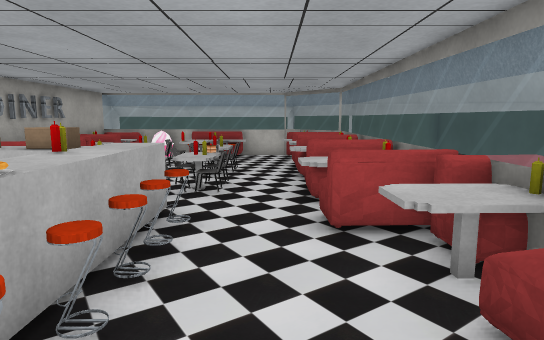
[1] (above)

15 first-person views from a walk through a 3-D level made in the Unity game engine. The camera is 1.5 m above the floor, tilts 8° down and sees 75° across. Doors are open. The floor is counted in squares, 1 m on a side. Each view is taken from the middle of a square. On the plan, view 1 faces up. The plan holds only what a view shows up to about 16 squares ahead; the rest is blank. The place goes on beyond the plan. The player character is not drawn. Some surface patterns are stand-ins.

[2]
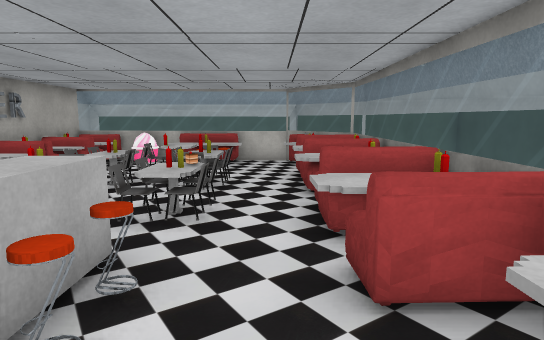

[3]
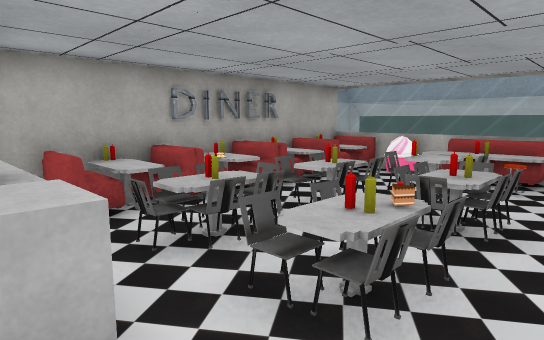

[4]
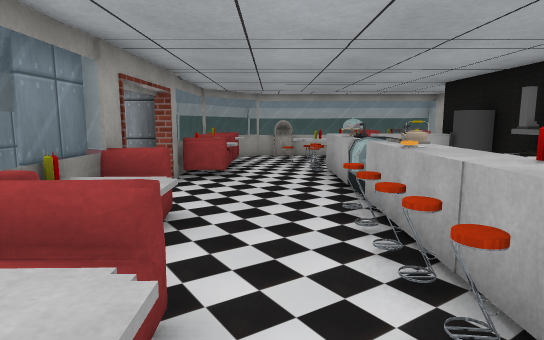

[5]
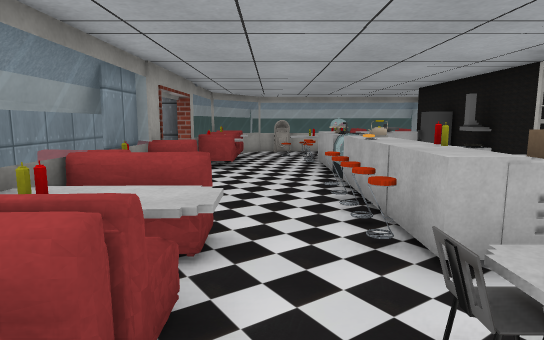

[6]
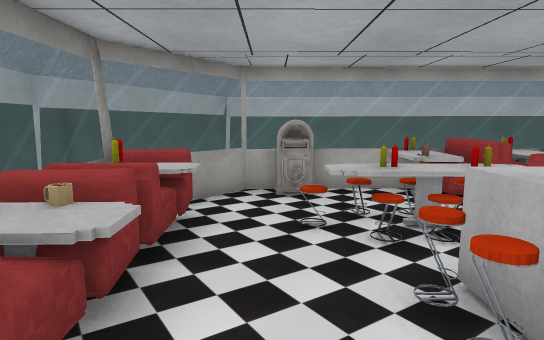

[7]
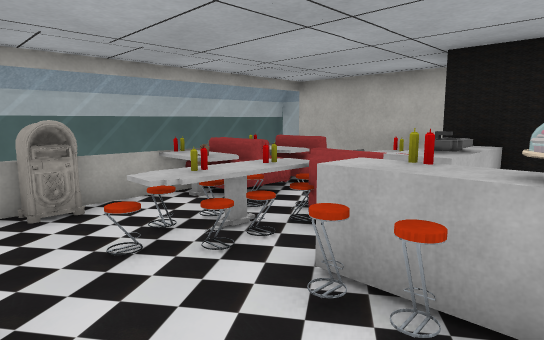

[8]
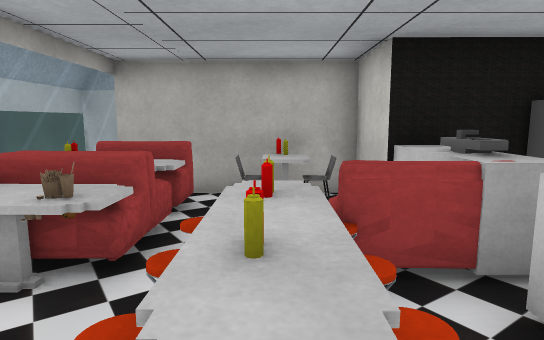

[9]
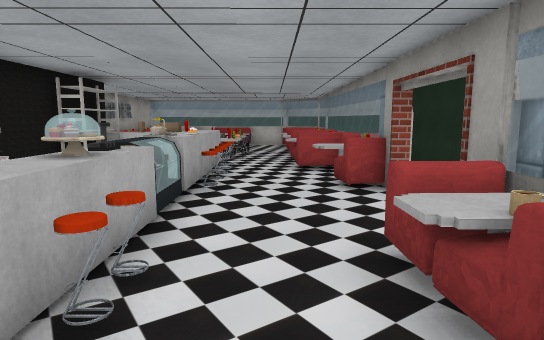

[10]
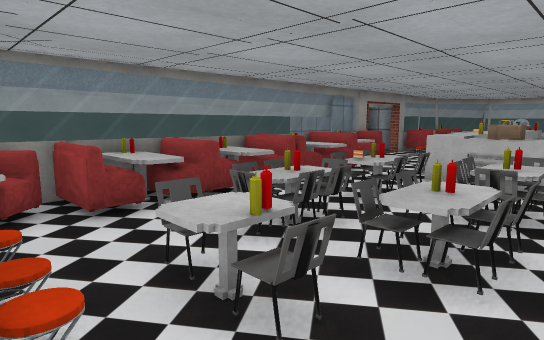

[11]
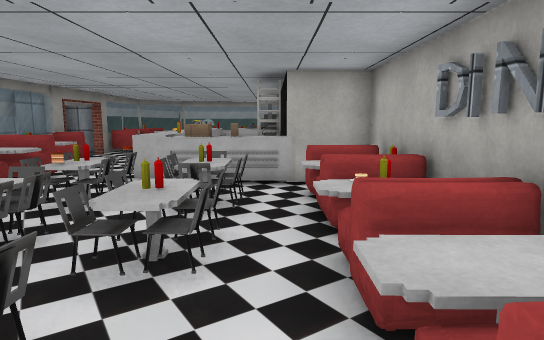

[12]
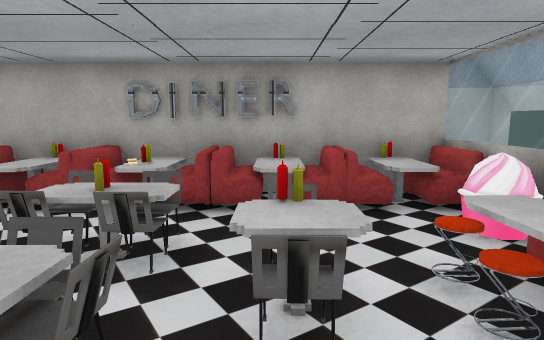

[13]
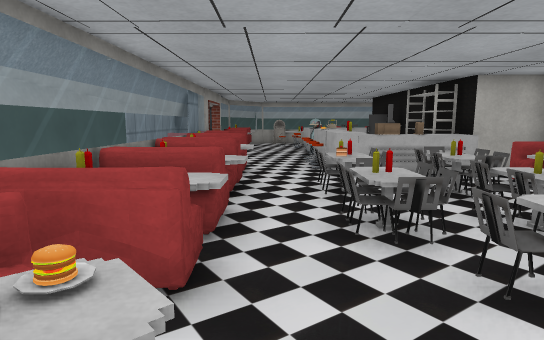

[14]
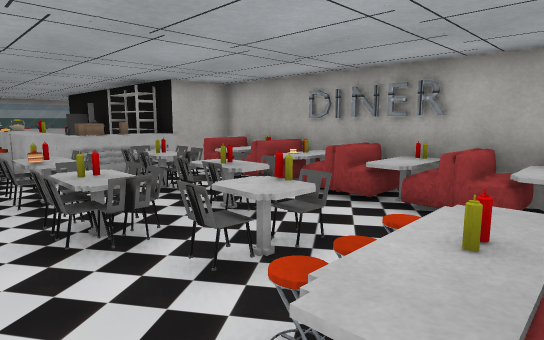

[15]
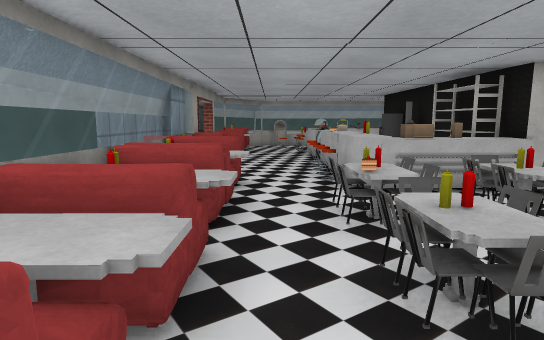

### Floor plan
Points are (right, up) in squares from view 1. A wall is a line through its corners. A room is listed if a view was taken in it or the views show most of it. See-through windows are left out.
Room 1 (views 1, 2, 3, 4, 5, 6, 7, 8, 9, 10, 11, 12, 13, 14, 15)
walls: (-5.4, 2.6) (-5.4, -1.5); (-7.3, 6.6) (-7.3, 5.5) (-5.4, 5.5); (2.5, 1.8) (2.5, 13.1); (2.5, 1.1) (2.5, 1.7); (-5.3, -4.2) (-7.4, -4.2) (-7.4, -4.6); (2.5, -3.4) (2.5, -1.4); (-7.3, 11.6) (-7.3, 9.4); (-7.4, -7.4) (-7.4, -9.8) (1.1, -9.8); (2.5, -6.5) (2.5, -5.9); (2.3, 13.3) (0.5, 15.5) (-7.4, 15.6); (-4.4, 16.6) (-7.1, 16.7) (-7.3, 16.6); (0.3, 16.3) (-3.3, 16.5); (-7, 17.5) (-7.7, 17.5)
low walls: (-4.1, -9.1) (0.6, -9.1) (1.6, -7.8); (-6.3, -9.2) (-5.6, -9.2)
ways out: open door at (2.5, 0)
objects: chair (-7, -7); table (-7, -6) to (-6, -5); chair (-7, -5); sofa (-7, 7) to (-6, 7); table (-7, 8) to (-6, 8); sofa (-7, 9) to (-6, 9); sofa (-7, 12) to (-6, 12); sofa (-7, 13) to (-6, 13); sofa (-7, 14) to (-6, 14); sofa (-7, 15) to (-6, 15); sofa (-6, -8) to (-6, -7); table (-6, 10); sofa (-6, 11); table (-5, -9); sofa (-5, -8); table (-5, -7); table (-5, -4) to (-3, -3); fridge (-5, -2); other object (-5, 0); rack (-5, 3) to (-5, 5); chair (-5, 8); other object (-5, 10); other object (-5, 15); sofa (-4, -8) to (-4, -7); other object (-4, -6); sofa (-4, -5) to (-3, -4); table (-4, 5) to (-3, 5); chair (-4, 7); table (-4, 8); chair (-4, 9); chair (-4, 10); chair (-4, 11); chair (-4, 12); table (-4, 14) to (-4, 15); table (-3, -9) to (-3, -8); chair (-3, -7); table (-3, -6) to (-2, -6); chair (-3, -5); chair (-3, 7); chair (-3, 8); chair (-3, 10); chair (-3, 11); table (-3, 12) to (-3, 13); chair (-3, 14); sofa (-3, 15) to (-1, 15); chair (-2, -7); chair (-2, -5); table (-2, -4) to (-2, -3); cash register (-2, -2) to (-2, -1); fridge (-2, 0); other object (-2, 1); table (-2, 2) to (-2, 3); table (-2, 4) to (-2, 5); chair (-2, 7); chair (-2, 8); chair (-2, 10); chair (-2, 11); chair (-2, 12); chair (-2, 13); chair (-2, 14) to (-1, 14); other object (-1, -9) to (0, -8); chair (-1, -6); chair (-1, -4); chair (-1, -3); chair (-1, 1); chair (-1, 2); chair (-1, 3); chair (-1, 4); chair (-1, 5); chair (-1, 7); chair (-1, 10); chair (-1, 11); sofa (1, -6) to (2, -6); sofa (1, -5) to (2, -5); sofa (1, -4); sofa (1, -3) to (2, -2); table (1, 3) to (2, 3); sofa (1, 5) to (2, 5); sofa (1, 6) to (2, 7); sofa (1, 8) to (2, 8); table (1, 9) to (2, 9); sofa (1, 10) to (2, 10); table (1, 11) to (2, 11); sofa (1, 12) to (2, 12); sofa (1, 13) to (2, 13); table (1, 14); other object (1, 15); other object (2, -4); sofa (2, 2); sofa (2, 4) to (3, 4); table (2, 6)

Positions as (right, up) in squares from view 1, and headings:
1: (0, 0), facing up
2: (0, 2), facing up
3: (0, 5), facing up-left
4: (0, 7), facing down
5: (0, 9), facing down
6: (0, -1), facing down
7: (1, -2), facing down-left
8: (0, -6), facing left
9: (0, -6), facing up
10: (-5, 14), facing down-right
11: (-5, 14), facing down
12: (0, 12), facing left
13: (0, 15), facing down
14: (0, 15), facing down-left
15: (0, 13), facing down
